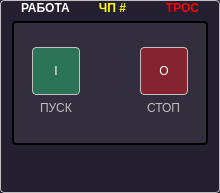
<?xml version="1.0" encoding="UTF-8"?>
<ui version="4.0">
 <class>GearFQ</class>
 <widget class="QGroupBox" name="GearFQ">
  <property name="geometry">
   <rect>
    <x>0</x>
    <y>0</y>
    <width>220</width>
    <height>193</height>
   </rect>
  </property>
  <property name="palette">
   <palette>
    <active>
     <colorrole role="WindowText">
      <brush brushstyle="SolidPattern">
       <color alpha="255">
        <red>255</red>
        <green>255</green>
        <blue>0</blue>
       </color>
      </brush>
     </colorrole>
     <colorrole role="Button">
      <brush brushstyle="SolidPattern">
       <color alpha="255">
        <red>36</red>
        <green>31</green>
        <blue>49</blue>
       </color>
      </brush>
     </colorrole>
     <colorrole role="Text">
      <brush brushstyle="SolidPattern">
       <color alpha="255">
        <red>255</red>
        <green>255</green>
        <blue>0</blue>
       </color>
      </brush>
     </colorrole>
     <colorrole role="ButtonText">
      <brush brushstyle="SolidPattern">
       <color alpha="255">
        <red>255</red>
        <green>255</green>
        <blue>0</blue>
       </color>
      </brush>
     </colorrole>
     <colorrole role="Base">
      <brush brushstyle="SolidPattern">
       <color alpha="255">
        <red>36</red>
        <green>31</green>
        <blue>49</blue>
       </color>
      </brush>
     </colorrole>
     <colorrole role="Window">
      <brush brushstyle="SolidPattern">
       <color alpha="255">
        <red>36</red>
        <green>31</green>
        <blue>49</blue>
       </color>
      </brush>
     </colorrole>
     <colorrole role="Highlight">
      <brush brushstyle="SolidPattern">
       <color alpha="255">
        <red>249</red>
        <green>240</green>
        <blue>107</blue>
       </color>
      </brush>
     </colorrole>
     <colorrole role="PlaceholderText">
      <brush brushstyle="SolidPattern">
       <color alpha="128">
        <red>255</red>
        <green>255</green>
        <blue>0</blue>
       </color>
      </brush>
     </colorrole>
    </active>
    <inactive>
     <colorrole role="WindowText">
      <brush brushstyle="SolidPattern">
       <color alpha="255">
        <red>255</red>
        <green>255</green>
        <blue>0</blue>
       </color>
      </brush>
     </colorrole>
     <colorrole role="Button">
      <brush brushstyle="SolidPattern">
       <color alpha="255">
        <red>36</red>
        <green>31</green>
        <blue>49</blue>
       </color>
      </brush>
     </colorrole>
     <colorrole role="Text">
      <brush brushstyle="SolidPattern">
       <color alpha="255">
        <red>255</red>
        <green>255</green>
        <blue>0</blue>
       </color>
      </brush>
     </colorrole>
     <colorrole role="ButtonText">
      <brush brushstyle="SolidPattern">
       <color alpha="255">
        <red>255</red>
        <green>255</green>
        <blue>0</blue>
       </color>
      </brush>
     </colorrole>
     <colorrole role="Base">
      <brush brushstyle="SolidPattern">
       <color alpha="255">
        <red>36</red>
        <green>31</green>
        <blue>49</blue>
       </color>
      </brush>
     </colorrole>
     <colorrole role="Window">
      <brush brushstyle="SolidPattern">
       <color alpha="255">
        <red>36</red>
        <green>31</green>
        <blue>49</blue>
       </color>
      </brush>
     </colorrole>
     <colorrole role="Highlight">
      <brush brushstyle="SolidPattern">
       <color alpha="255">
        <red>249</red>
        <green>240</green>
        <blue>107</blue>
       </color>
      </brush>
     </colorrole>
     <colorrole role="PlaceholderText">
      <brush brushstyle="SolidPattern">
       <color alpha="128">
        <red>255</red>
        <green>255</green>
        <blue>0</blue>
       </color>
      </brush>
     </colorrole>
    </inactive>
    <disabled>
     <colorrole role="WindowText">
      <brush brushstyle="SolidPattern">
       <color alpha="255">
        <red>255</red>
        <green>255</green>
        <blue>0</blue>
       </color>
      </brush>
     </colorrole>
     <colorrole role="Button">
      <brush brushstyle="SolidPattern">
       <color alpha="255">
        <red>36</red>
        <green>31</green>
        <blue>49</blue>
       </color>
      </brush>
     </colorrole>
     <colorrole role="Text">
      <brush brushstyle="SolidPattern">
       <color alpha="255">
        <red>255</red>
        <green>255</green>
        <blue>0</blue>
       </color>
      </brush>
     </colorrole>
     <colorrole role="ButtonText">
      <brush brushstyle="SolidPattern">
       <color alpha="255">
        <red>255</red>
        <green>255</green>
        <blue>0</blue>
       </color>
      </brush>
     </colorrole>
     <colorrole role="Base">
      <brush brushstyle="SolidPattern">
       <color alpha="255">
        <red>36</red>
        <green>31</green>
        <blue>49</blue>
       </color>
      </brush>
     </colorrole>
     <colorrole role="Window">
      <brush brushstyle="SolidPattern">
       <color alpha="255">
        <red>36</red>
        <green>31</green>
        <blue>49</blue>
       </color>
      </brush>
     </colorrole>
     <colorrole role="Highlight">
      <brush brushstyle="SolidPattern">
       <color alpha="255">
        <red>145</red>
        <green>145</green>
        <blue>145</blue>
       </color>
      </brush>
     </colorrole>
     <colorrole role="PlaceholderText">
      <brush brushstyle="SolidPattern">
       <color alpha="128">
        <red>255</red>
        <green>255</green>
        <blue>0</blue>
       </color>
      </brush>
     </colorrole>
    </disabled>
   </palette>
  </property>
  <property name="windowTitle">
   <string>GearFQ</string>
  </property>
  <property name="styleSheet">
   <string notr="true">QGroupBox
{
	color: yellow;
	background-color: rgb(36, 31, 49);
	border: 1px solid silver;
	border-radius: 4px;
	font-weight: bold;
	padding-top: 1em;
}
QGroupBox:flat
{
	background-color: rgb(23, 64, 25);
}
QGroupBox::title
{
	subcontrol-origin: padding;
	subcontrol-position:  top center;
}
#panel
{
	border: 2px solid black;
	border-radius: 4px;
	background-color: rgba(61, 56, 70,150);
}
#start
{
	border: 1px solid silver;
	border-radius: 4px;
	color: white;
	background-color: rgba(38, 162, 105,150);
	padding: 4px;
}
#stop
{
	border: 1px solid silver;
	border-radius: 4px;
	color: white;
	background-color: rgba(192, 28, 40,150);
	padding: 4px;
}
#start:disabled,#stop:disabled
{
	background-color: rgba(154, 153, 150,100);
}

QLabel
{
	color: silver;
}
#running
{
	color: gray;
	font-weight: bold;
	image-position: right;
}
#running:enabled
{
	color: white;
	image: url(:/TREPEL/resources/green-led.png);
	image-position: right;
}
#emergency:enabled
{
	color: gray;
	font-weight: bold;
}
#emergency:enabled
{
	color: red;
	image: url(:/TREPEL/resources/red-led.png);
	image-position: left;
}
#preferences
{
	border: 1px none;
}</string>
  </property>
  <property name="title">
   <string>ЧП #</string>
  </property>
  <property name="prefix" stdset="0">
   <string>MOTOR</string>
  </property>
  <property name="idx" stdset="0">
   <number>1</number>
  </property>
  <layout class="QVBoxLayout" name="verticalLayout_3">
   <property name="topMargin">
    <number>0</number>
   </property>
   <property name="bottomMargin">
    <number>0</number>
   </property>
   <item>
    <widget class="QWidget" name="statusRow" native="true">
     <property name="sizePolicy">
      <sizepolicy hsizetype="Preferred" vsizetype="Fixed">
       <horstretch>0</horstretch>
       <verstretch>0</verstretch>
      </sizepolicy>
     </property>
     <layout class="QHBoxLayout" name="horizontalLayout_3">
      <property name="topMargin">
       <number>0</number>
      </property>
      <property name="bottomMargin">
       <number>0</number>
      </property>
      <item>
       <widget class="QLabel" name="running">
        <property name="text">
         <string>РАБОТА</string>
        </property>
        <property name="alignment">
         <set>Qt::AlignLeading|Qt::AlignLeft|Qt::AlignVCenter</set>
        </property>
       </widget>
      </item>
      <item>
       <widget class="QLabel" name="emergency">
        <property name="text">
         <string>ТРОС</string>
        </property>
        <property name="alignment">
         <set>Qt::AlignRight|Qt::AlignTrailing|Qt::AlignVCenter</set>
        </property>
       </widget>
      </item>
     </layout>
    </widget>
   </item>
   <item>
    <widget class="QWidget" name="panel" native="true">
     <property name="sizePolicy">
      <sizepolicy hsizetype="Preferred" vsizetype="Expanding">
       <horstretch>0</horstretch>
       <verstretch>0</verstretch>
      </sizepolicy>
     </property>
     <layout class="QGridLayout" name="gridLayout">
      <property name="leftMargin">
       <number>3</number>
      </property>
      <property name="rightMargin">
       <number>3</number>
      </property>
      <property name="bottomMargin">
       <number>3</number>
      </property>
      <item row="1" column="0" colspan="2" alignment="Qt::AlignHCenter">
       <widget class="QWidget" name="controls" native="true">
        <layout class="QHBoxLayout" name="horizontalLayout_2">
         <property name="spacing">
          <number>20</number>
         </property>
         <property name="topMargin">
          <number>0</number>
         </property>
         <item alignment="Qt::AlignVCenter">
          <widget class="QWidget" name="startPlace" native="true">
           <property name="palette">
            <palette>
             <active>
              <colorrole role="Highlight">
               <brush brushstyle="SolidPattern">
                <color alpha="255">
                 <red>249</red>
                 <green>240</green>
                 <blue>107</blue>
                </color>
               </brush>
              </colorrole>
             </active>
             <inactive>
              <colorrole role="Highlight">
               <brush brushstyle="SolidPattern">
                <color alpha="255">
                 <red>249</red>
                 <green>240</green>
                 <blue>107</blue>
                </color>
               </brush>
              </colorrole>
             </inactive>
             <disabled>
              <colorrole role="Highlight">
               <brush brushstyle="SolidPattern">
                <color alpha="255">
                 <red>249</red>
                 <green>240</green>
                 <blue>107</blue>
                </color>
               </brush>
              </colorrole>
             </disabled>
            </palette>
           </property>
           <layout class="QVBoxLayout" name="verticalLayout">
            <property name="leftMargin">
             <number>0</number>
            </property>
            <property name="topMargin">
             <number>0</number>
            </property>
            <property name="rightMargin">
             <number>0</number>
            </property>
            <property name="bottomMargin">
             <number>0</number>
            </property>
            <item alignment="Qt::AlignHCenter">
             <widget class="QPushButton" name="start">
              <property name="minimumSize">
               <size>
                <width>48</width>
                <height>48</height>
               </size>
              </property>
              <property name="maximumSize">
               <size>
                <width>48</width>
                <height>48</height>
               </size>
              </property>
              <property name="cursor">
               <cursorShape>PointingHandCursor</cursorShape>
              </property>
              <property name="text">
               <string>I</string>
              </property>
             </widget>
            </item>
            <item alignment="Qt::AlignHCenter">
             <widget class="QLabel" name="startLabel">
              <property name="text">
               <string>ПУСК</string>
              </property>
             </widget>
            </item>
           </layout>
          </widget>
         </item>
         <item>
          <spacer name="horizontalSpacer">
           <property name="orientation">
            <enum>Qt::Horizontal</enum>
           </property>
           <property name="sizeHint" stdset="0">
            <size>
             <width>40</width>
             <height>20</height>
            </size>
           </property>
          </spacer>
         </item>
         <item alignment="Qt::AlignVCenter">
          <widget class="QWidget" name="stopPlace" native="true">
           <property name="palette">
            <palette>
             <active>
              <colorrole role="Highlight">
               <brush brushstyle="SolidPattern">
                <color alpha="255">
                 <red>249</red>
                 <green>240</green>
                 <blue>107</blue>
                </color>
               </brush>
              </colorrole>
             </active>
             <inactive>
              <colorrole role="Highlight">
               <brush brushstyle="SolidPattern">
                <color alpha="255">
                 <red>249</red>
                 <green>240</green>
                 <blue>107</blue>
                </color>
               </brush>
              </colorrole>
             </inactive>
             <disabled>
              <colorrole role="Highlight">
               <brush brushstyle="SolidPattern">
                <color alpha="255">
                 <red>249</red>
                 <green>240</green>
                 <blue>107</blue>
                </color>
               </brush>
              </colorrole>
             </disabled>
            </palette>
           </property>
           <layout class="QVBoxLayout" name="verticalLayout_2">
            <property name="leftMargin">
             <number>0</number>
            </property>
            <property name="topMargin">
             <number>0</number>
            </property>
            <property name="rightMargin">
             <number>0</number>
            </property>
            <property name="bottomMargin">
             <number>0</number>
            </property>
            <item alignment="Qt::AlignHCenter">
             <widget class="QPushButton" name="stop">
              <property name="minimumSize">
               <size>
                <width>48</width>
                <height>48</height>
               </size>
              </property>
              <property name="maximumSize">
               <size>
                <width>48</width>
                <height>16777215</height>
               </size>
              </property>
              <property name="cursor">
               <cursorShape>PointingHandCursor</cursorShape>
              </property>
              <property name="text">
               <string>O</string>
              </property>
             </widget>
            </item>
            <item alignment="Qt::AlignHCenter">
             <widget class="QLabel" name="stopLabel">
              <property name="text">
               <string>СТОП</string>
              </property>
             </widget>
            </item>
           </layout>
          </widget>
         </item>
        </layout>
       </widget>
      </item>
     </layout>
    </widget>
   </item>
   <item alignment="Qt::AlignBottom">
    <widget class="QWidget" name="statusBar" native="true">
     <property name="enabled">
      <bool>true</bool>
     </property>
     <layout class="QHBoxLayout" name="horizontalLayout">
      <property name="topMargin">
       <number>0</number>
      </property>
      <item>
       <widget class="QLabel" name="powered">
        <property name="minimumSize">
         <size>
          <width>32</width>
          <height>32</height>
         </size>
        </property>
        <property name="maximumSize">
         <size>
          <width>32</width>
          <height>32</height>
         </size>
        </property>
        <property name="text">
         <string/>
        </property>
        <property name="pixmap">
         <pixmap resource="../../resources.qrc">:/TREPEL/resources/bolt.png</pixmap>
        </property>
        <property name="scaledContents">
         <bool>true</bool>
        </property>
       </widget>
      </item>
      <item>
       <widget class="QLabel" name="locked">
        <property name="minimumSize">
         <size>
          <width>32</width>
          <height>32</height>
         </size>
        </property>
        <property name="maximumSize">
         <size>
          <width>32</width>
          <height>32</height>
         </size>
        </property>
        <property name="text">
         <string/>
        </property>
        <property name="pixmap">
         <pixmap resource="../../resources.qrc">:/TREPEL/resources/locked.png</pixmap>
        </property>
        <property name="scaledContents">
         <bool>true</bool>
        </property>
       </widget>
      </item>
      <item>
       <widget class="QLabel" name="manual">
        <property name="minimumSize">
         <size>
          <width>32</width>
          <height>32</height>
         </size>
        </property>
        <property name="maximumSize">
         <size>
          <width>32</width>
          <height>32</height>
         </size>
        </property>
        <property name="text">
         <string/>
        </property>
        <property name="pixmap">
         <pixmap resource="../../resources.qrc">:/TREPEL/resources/hand.png</pixmap>
        </property>
        <property name="scaledContents">
         <bool>true</bool>
        </property>
       </widget>
      </item>
      <item>
       <widget class="QPushButton" name="preferences">
        <property name="minimumSize">
         <size>
          <width>32</width>
          <height>32</height>
         </size>
        </property>
        <property name="maximumSize">
         <size>
          <width>32</width>
          <height>32</height>
         </size>
        </property>
        <property name="cursor">
         <cursorShape>PointingHandCursor</cursorShape>
        </property>
        <property name="text">
         <string/>
        </property>
        <property name="icon">
         <iconset resource="../../resources.qrc">
          <normaloff>:/TREPEL/resources/tune.png</normaloff>:/TREPEL/resources/tune.png</iconset>
        </property>
        <property name="iconSize">
         <size>
          <width>24</width>
          <height>24</height>
         </size>
        </property>
        <property name="flat">
         <bool>true</bool>
        </property>
       </widget>
      </item>
     </layout>
    </widget>
   </item>
  </layout>
 </widget>
 <resources>
  <include location="../../resources.qrc"/>
  <include location="../../resources.qrc"/>
 </resources>
 <connections/>
</ui>
